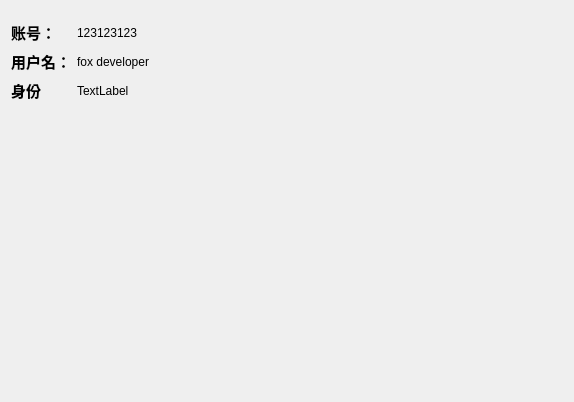
<?xml version="1.0" encoding="UTF-8"?>
<ui version="4.0">
 <class>user_info</class>
 <widget class="QDialog" name="user_info">
  <property name="geometry">
   <rect>
    <x>0</x>
    <y>0</y>
    <width>574</width>
    <height>402</height>
   </rect>
  </property>
  <property name="windowTitle">
   <string>Dialog</string>
  </property>
  <layout class="QGridLayout" name="gridLayout">
   <item row="0" column="0">
    <layout class="QFormLayout" name="formLayout">
     <property name="sizeConstraint">
      <enum>QLayout::SetFixedSize</enum>
     </property>
     <property name="labelAlignment">
      <set>Qt::AlignLeading|Qt::AlignLeft|Qt::AlignVCenter</set>
     </property>
     <property name="formAlignment">
      <set>Qt::AlignLeading|Qt::AlignLeft|Qt::AlignTop</set>
     </property>
     <property name="topMargin">
      <number>10</number>
     </property>
     <property name="bottomMargin">
      <number>10</number>
     </property>
     <item row="0" column="0">
      <widget class="QLabel" name="label">
       <property name="font">
        <font>
         <family>Adobe Arabic</family>
         <pointsize>11</pointsize>
         <weight>75</weight>
         <bold>true</bold>
        </font>
       </property>
       <property name="text">
        <string>账号：</string>
       </property>
      </widget>
     </item>
     <item row="0" column="1">
      <widget class="QLabel" name="id">
       <property name="text">
        <string>123123123</string>
       </property>
       <property name="margin">
        <number>5</number>
       </property>
      </widget>
     </item>
     <item row="1" column="0">
      <widget class="QLabel" name="label_3">
       <property name="font">
        <font>
         <family>Adobe Arabic</family>
         <pointsize>11</pointsize>
         <weight>75</weight>
         <bold>true</bold>
        </font>
       </property>
       <property name="text">
        <string>用户名：</string>
       </property>
      </widget>
     </item>
     <item row="1" column="1">
      <widget class="QLabel" name="username">
       <property name="text">
        <string>fox developer</string>
       </property>
       <property name="margin">
        <number>5</number>
       </property>
      </widget>
     </item>
     <item row="2" column="0">
      <widget class="QLabel" name="label_2">
       <property name="font">
        <font>
         <pointsize>11</pointsize>
         <weight>75</weight>
         <bold>true</bold>
        </font>
       </property>
       <property name="text">
        <string>身份</string>
       </property>
      </widget>
     </item>
     <item row="2" column="1">
      <widget class="QLabel" name="type">
       <property name="text">
        <string>TextLabel</string>
       </property>
      </widget>
     </item>
    </layout>
   </item>
  </layout>
 </widget>
 <resources/>
 <connections/>
</ui>
